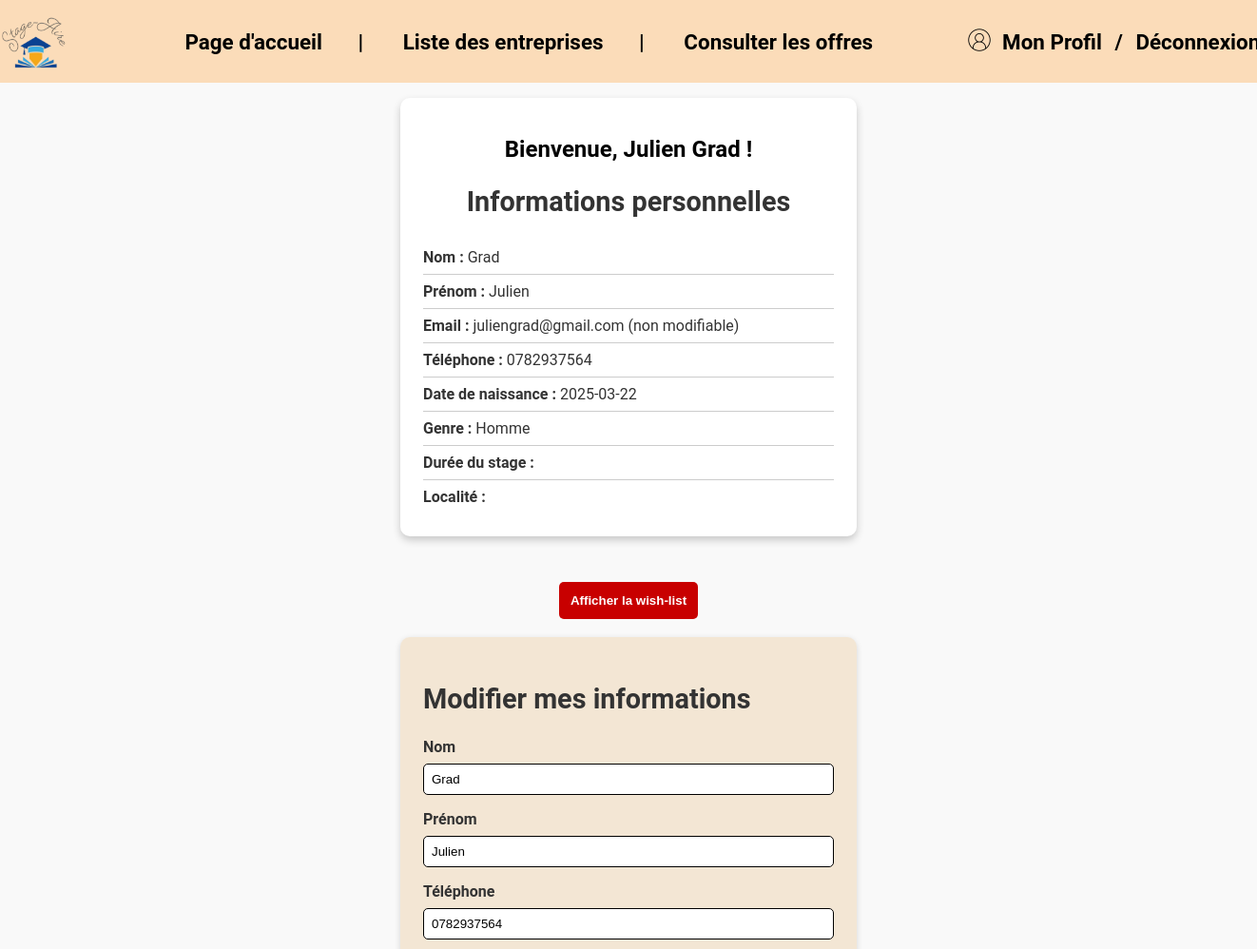
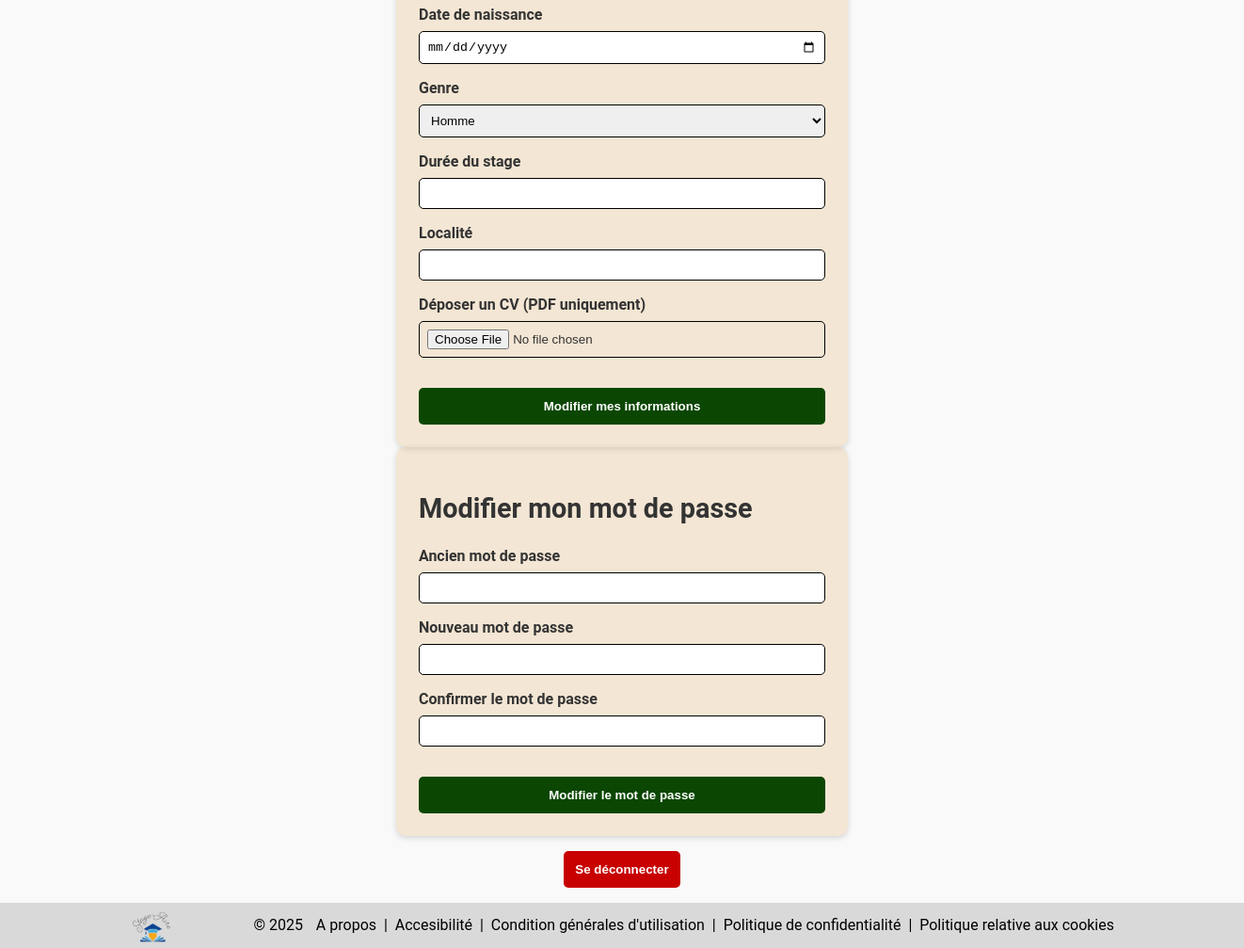
Page /index.php?action=profil (signed in) on the committed database (2 pictures, top to bottom).
### tables this page shows
CREATE TABLE `inscription` (
  `id` int(11) NOT NULL,
  `nom` varchar(100) NOT NULL,
  `prenom` varchar(100) NOT NULL,
  `email` varchar(255) NOT NULL,
  `telephone` varchar(20) NOT NULL,
  `date_de_naissance` date NOT NULL,
  `genre` enum('Homme','Femme','Autre') NOT NULL,
  `mot_de_passe` varchar(255) NOT NULL,
  `date_inscription` timestamp NOT NULL DEFAULT current_timestamp(),
  `duree_stage` varchar(255) DEFAULT NULL,
  `localite` varchar(255) DEFAULT NULL,
  `cv_path` varchar(255) DEFAULT NULL,
  `role` enum('utilisateur','pilote','admin') NOT NULL DEFAULT 'utilisateur'
);

### index.php (called while the page is built, shortened)
<?php
$page = isset($_GET['action']) ? $_GET['action'] : 'home';
$controller = new PageController();
$controller->renderPage($page);
?>

### view/profil.php (the view, shortened to what this page needs)
<?php
    include 'header.php';
    $host = "localhost";
    $user = "root";
    $pass = "";
    $dbname = "utilisateurs";
    try {
        $conn = new PDO("mysql:host=$host;dbname=$dbname;charset=utf8", $user, $pass);
        $conn->setAttribute(PDO::ATTR_ERRMODE, PDO::ERRMODE_EXCEPTION);
    } catch (PDOException $e) {
        die("Connexion échouée : " . $e->getMessage());
    }
    $stmt = $conn->prepare("SELECT * FROM inscription WHERE id = :id");
    $stmt->bindParam(':id', $_SESSION['user_id'], PDO::PARAM_INT);
    $stmt->execute();
    $user = $stmt->fetch(PDO::FETCH_ASSOC);
    function getValue($array, $key) {
        return isset($array[$key]) ? htmlspecialchars($array[$key]) : "";
    }
?>
    <div class="profile-container">
        <div class="profile-card">
            <h1 class="profile-title">Bienvenue, <?php echo htmlspecialchars($user['prenom']) . " " . htmlspecialchars($user['nom']); ?> !</h1>
            <h2>Informations personnelles</h2>
            <ul class="profile-info">
                <li><strong>Nom :</strong> <?php echo getValue($user, 'nom'); ?></li>
                <li><strong>Prénom :</strong> <?php echo getValue($user, 'prenom'); ?></li>
                <li><strong>Email :</strong> <?php echo getValue($user, 'email'); ?> (non modifiable)</li>
                <li><strong>Téléphone :</strong> <?php echo getValue($user, 'telephone'); ?></li>
                <li><strong>Date de naissance :</strong> <?php echo getValue($user, 'date_de_naissance'); ?></li>
                <li><strong>Genre :</strong> <?php echo getValue($user, 'genre'); ?></li>
                <li><strong>Durée du stage :</strong> <?php echo getValue($user, 'duree_stage'); ?></li>
                <li><strong>Localité :</strong> <?php echo getValue($user, 'localite'); ?></li>
            </ul>
        </div>
        <a href="index.php?action=wishlist">
            <button class="logout-button">Afficher la wish-list</button>
        </a>
        <br>
        <div class="profile-form">
            <h2>Modifier mes informations</h2>
            <form method="POST" action="modifier_infos.php" enctype="multipart/form-data">
                <label for="nom">Nom</label>
                <input type="text" name="nom" value="<?php echo getValue($user, 'nom'); ?>" required />
                <label for="prenom">Prénom</label>
                <input type="text" name="prenom" value="<?php echo getValue($user, 'prenom'); ?>" required />
                <label for="telephone">Téléphone</label>
                <input type="text" name="telephone" value="<?php echo getValue($user, 'telephone'); ?>" required />
                <label for="date_naissance">Date de naissance</label>
                <input type="date" name="date_naissance" value="<?php echo getValue($user, 'date_naissance'); ?>" required />
                <label for="genre">Genre</label>
                <select name="genre" required>
                    <option value="Homme" <?php echo (getValue($user, 'genre') == "Homme") ? "selected" : ""; ?>>Homme</option>
                </select>
                <label for="duree_stage">Durée du stage</label>
                <input type="text" name="duree_stage" value="<?php echo getValue($user, 'duree_stage'); ?>" required />
                <label for="localite">Localité</label>
                <input type="text" name="localite" value="<?php echo getValue($user, 'localite'); ?>" required />
                <label for="cv">Déposer un CV (PDF uniquement)</label>
                <input type="file" name="cv" accept=".pdf" />
                <button type="submit">Modifier mes informations</button>
            </form>
        </div>
        <div class="profile-form">
            <h2>Modifier mon mot de passe</h2>
            <form method="POST" action="modifier_mot_de_passe.php">
                <label for="ancien_mot_de_passe">Ancien mot de passe</label>
                <input type="password" name="ancien_mot_de_passe" required />
                <label for="nouveau_mot_de_passe">Nouveau mot de passe</label>
                <input type="password" name="nouveau_mot_de_passe" required />
                <label for="confirmation_mot_de_passe">Confirmer le mot de passe</label>
                <input type="password" name="confirmation_mot_de_passe" required />
                <button type="submit">Modifier le mot de passe</button>
            </form>
        </div>
        <a href="index.php?action=logout">
            <button class="logout-button">Se déconnecter</button>
        </a>
    </div>
<?php include 'footer.php'; ?>

### assets/style.css (style rules this page uses)
* { box-sizing: border-box; }
body { margin: 0; padding: 0; font-family: Arial, sans-serif; }
@media (max-width: 1920px) { h1, h2 { font-size: 1.8rem; } }
.profile-container { display: flex; flex-direction: column; align-items: center; justify-content: center; width: 100%; flex-grow: 1; padding: 1rem; }
.profile-card { background-color: #fff; padding: 1.5rem; border-radius: 10px; box-shadow: 0px 4px 8px rgba(0, 0, 0, 0.2); width: 90%; max-width: 30rem; text-align: center; margin-bottom: 2rem; }
.profile-title { font-size: 1.5rem; font-weight: bold; color: rgba(0, 0, 0, 1); margin-bottom: 1rem; }
.profile-info { list-style: none; padding: 0; margin: 0; text-align: left; }
.profile-info li { font-size: 1rem; padding: 0.5rem 0; border-bottom: 1px solid rgba(0, 0, 0, 0.2); }
.profile-info li:last-child { border-bottom: none; }
.profile-form { background-color: rgba(229, 186, 126, 0.3); padding: 1.5rem; border-radius: 10px; box-shadow: 0px 2px 6px rgba(0, 0, 0, 0.15); width: 90%; max-width: 30rem; }
.profile-form label { font-weight: 600; display: block; margin-bottom: 0.5rem; }
.profile-form input, .profile-form select { width: 100%; padding: 0.5rem; border: 1px solid rgba(0, 0, 0, 1); border-radius: 5px; margin-bottom: 1rem; }
.profile-form button { background-color: rgb(11, 71, 3); color: white; font-weight: bold; padding: 0.75rem; width: 100%; border: none; border-radius: 5px; cursor: pointer; margin-top: 1rem; }
.logout-button { background-color: rgb(200, 0, 0); color: white; font-weight: bold; padding: 0.75rem; width: 100%; border: none; border-radius: 5px; cursor: pointer; margin-top: 1rem; }
body { font-family: Roboto, -apple-system, Helvetica, sans-serif; background-color: #f9f9f9; color: #333; margin: 0; padding: 0; }

### rows in the picture
inscription: prenom "Julien", nom "Grad", email "juliengrad@gmail.com", telephone "0782937564", date_de_naissance "2025-03-22", genre "Homme"
